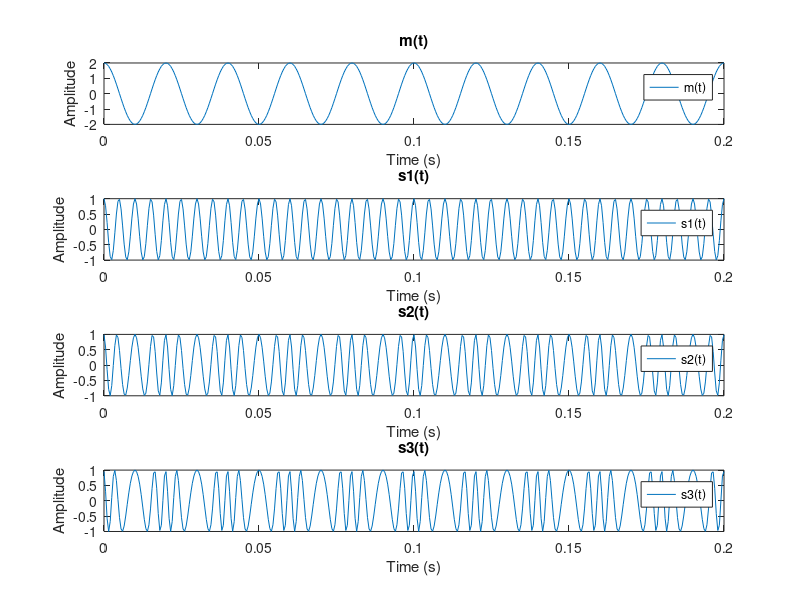
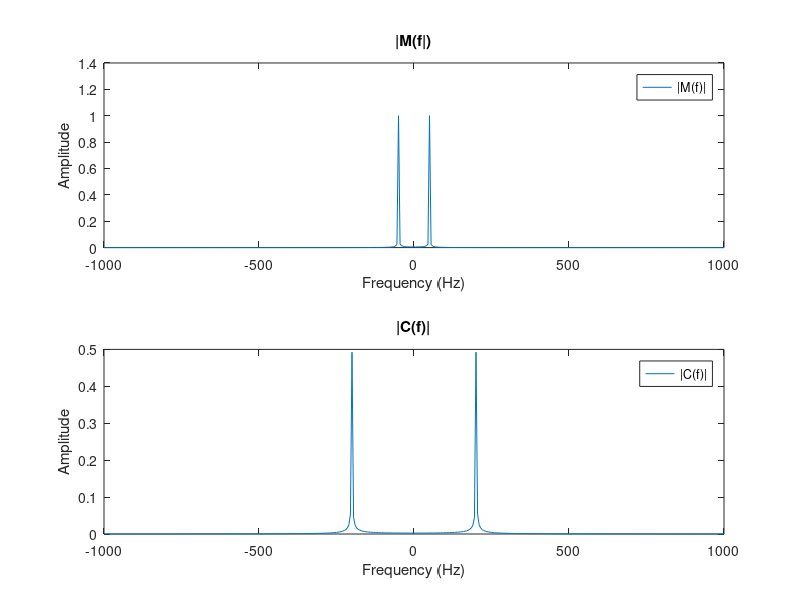
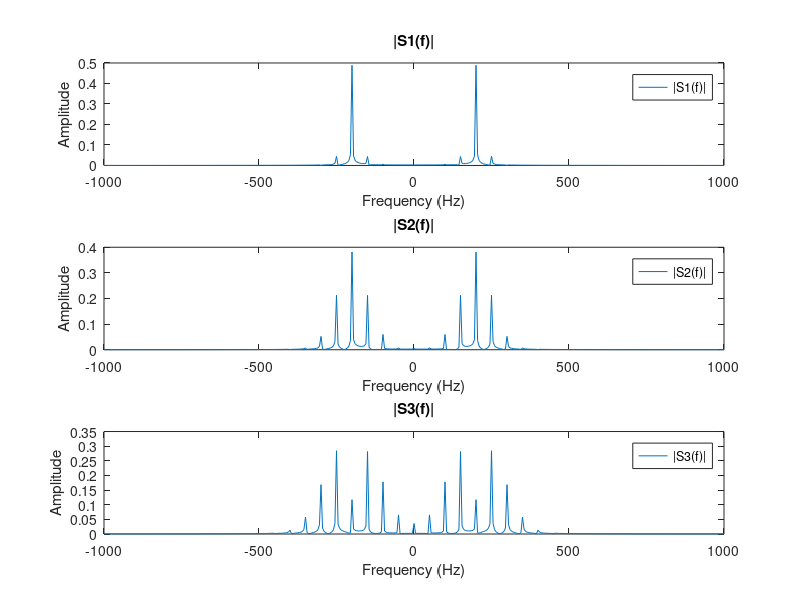

MATLAB code to generate these figures, in order: (Note: this script raises an error after producing the figures.)
clear all; clc; close all;

%% 2.1 Modulation
%a
Fs = 2000;
Ts = 1/Fs;
time = 0:Ts:0.2;

%b
Ac = 1;
fc = 200;

ct = Ac*cos(2*pi*fc*time);

%c
Am = 2;
fm = 50;

mt = Am*cos(2*pi*fm*time);

%d
kf = [5 25 50];
dt = Ts;

s1t = Ac*cos((2*pi*fc*time) + (2*pi*kf(1)*cumsum(mt,2)*dt));
s2t = Ac*cos((2*pi*fc*time) + (2*pi*kf(2)*cumsum(mt,2)*dt));
s3t = Ac*cos((2*pi*fc*time) + (2*pi*kf(3)*cumsum(mt,2)*dt));

%e
figure(1)
subplot(411);
plot(time, mt);
title('m(t)');
ylabel('Amplitude');
xlabel('Time (s)');
legend('m(t)');
subplot(412);
plot(time, s1t);
title('s1(t)');
ylabel('Amplitude');
xlabel('Time (s)');
legend('s1(t)');
subplot(413);
plot(time, s2t);
title('s2(t)');
ylabel('Amplitude');
xlabel('Time (s)');
legend('s2(t)');
subplot(414);
plot(time, s3t);
title('s3(t)');
ylabel('Amplitude');
xlabel('Time (s)');
legend('s3(t)');

%f
%comment and compare

%% 2.2 Signals in Frequency Domain
%a
N = length(time);
FVec = linspace(-Fs/2,Fs/2, N);

Mf = abs(fftshift(fft(mt, N)))/N;
Cf = abs(fftshift(fft(ct, N)))/N;
S1f = abs(fftshift(fft(s1t, N)))/N;
S2f = abs(fftshift(fft(s2t, N)))/N;
S3f = abs(fftshift(fft(s3t, N)))/N;

%b
figure(2)
subplot(211);
plot(FVec, Mf);
title('|M(f|)');
ylabel('Amplitude');
xlabel('Frequency (Hz)');
legend('|M(f)|');
subplot(212);
plot(FVec, Cf);
title('|C(f)|');
ylabel('Amplitude');
xlabel('Frequency (Hz)');
legend('|C(f)|');

%c
figure(3)
subplot(311);
plot(FVec, S1f);
title('|S1(f)|');
ylabel('Amplitude');
xlabel('Frequency (Hz)');
legend('|S1(f)|');
subplot(312);
plot(FVec, S2f);
title('|S2(f)|');
ylabel('Amplitude');
xlabel('Frequency (Hz)');
legend('|S2(f)|');
subplot(313);
plot(FVec, S3f);
title('|S3(f)|');
ylabel('Amplitude');
xlabel('Frequency (Hz)');
legend('|S3(f)|');

%d
%comment

%% 2.3 Demodulation
%a
demods1 = Am*fmdemod(s1t,fc,Fs,Am*kf(1));
demods2 = Am*fmdemod(s2t,fc,Fs,Am*kf(2));
demods3 = Am*fmdemod(s3t,fc,Fs,Am*kf(3));

%b
figure(4)
subplot(311)
plot(time,demods1);
hold on;
plot(time, mt);
title('Demodulated s1(t) and m(t)');
ylabel('Amplitude');
xlabel('Time (s)');
legend('s1(t)','m(t)');
subplot(312)
plot(time,demods2);
hold on;
plot(time, mt);
title('Demodulated s2(t) and m(t)');
ylabel('Amplitude');
xlabel('Time (s)');
legend('s2(t)','m(t)');
subplot(313)
plot(time,demods3);
hold on;
plot(time, mt);
title('Demodulated s3(t) and m(t)');
ylabel('Amplitude');
xlabel('Time (s)');
legend('s3(t)','m(t)');

%c
%comment 





